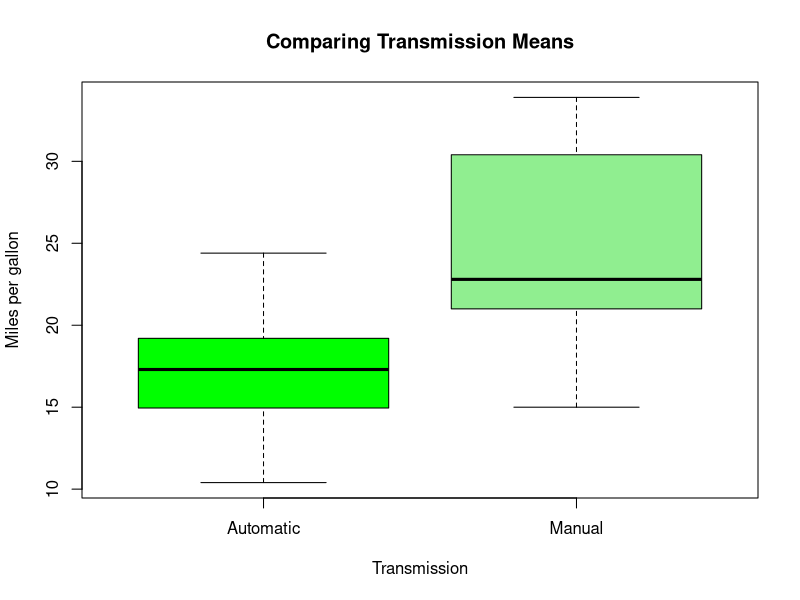
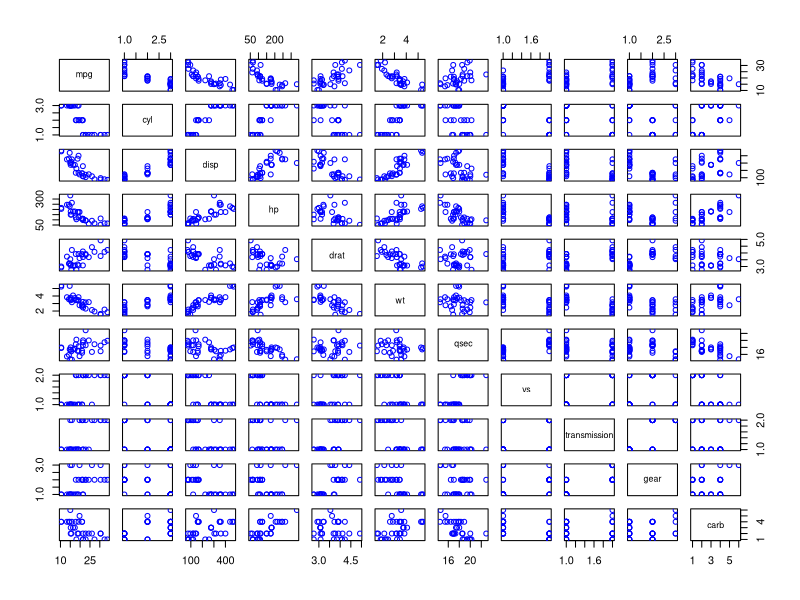
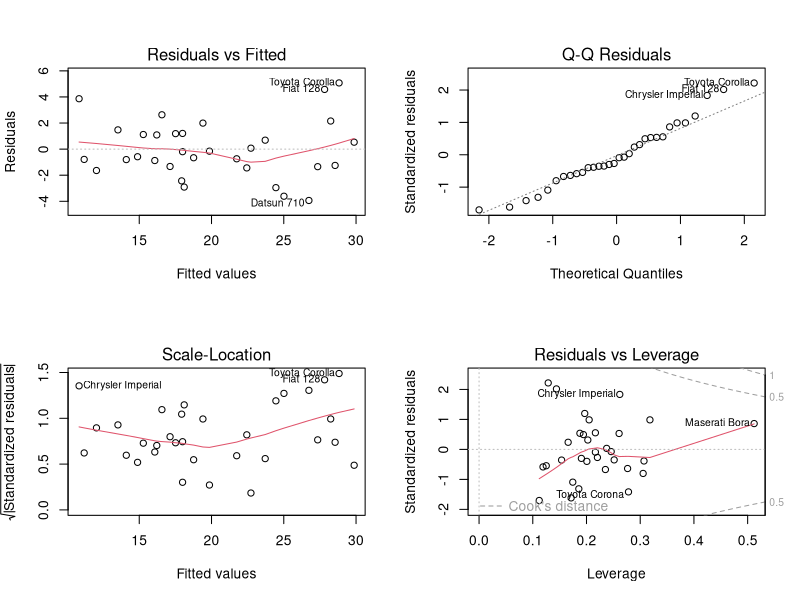

The R script that drew these images, in order:
## ---- chunk 1
knitr::opts_chunk$set(echo = TRUE)
## ---- chunk 2
mtcars <- mtcars
str(mtcars)
names(mtcars)[9] <- paste('transmission')
mtcars$transmission <- factor(mtcars$transmission,labels = c('Automatic','Manual'))
mtcars$cyl  <- factor(mtcars$cyl)
mtcars$gear <- factor(mtcars$gear)
mtcars$carb <- factor(mtcars$carb)
mtcars$vs <- factor(mtcars$vs,labels = c('V-shaped','straight'))
summary(mtcars)
## ---- chunk 3
Auto <- mtcars[mtcars$transmission=='Automatic',]
Manu <- mtcars[mtcars$transmission=='Manual',]
mean(Manu$mpg)-mean(Auto$mpg) 
## ---- chunk 4
ttest <- t.test(Auto$mpg,Manu$mpg)
ttest$conf.int
ttest$p.value < 0.05
## ---- chunk 5
model_1 <- lm(mpg~transmission,data = mtcars)
summary(model_1)
## ---- chunk 6
model2 <- lm(mpg~transmission+cyl+disp+hp+wt,data = mtcars)
summary(model2)
anova(model_1,model2)
## ---- chunk 7
boxplot(mpg~transmission,data = mtcars,col=c('green','light green'),ylab='Miles per gallon',xlab='Transmission',main='Comparing Transmission Means')
## ---- chunk 8
pairs(mpg~.,data = mtcars,col='blue')
## ---- chunk 9
par(mfrow = c(2,2))
plot(model2)
